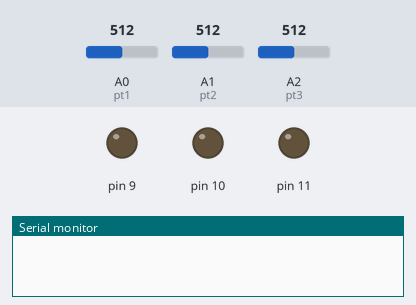
Bench run of a sketch on a simulated Arduino Uno, built with avr-gcc and run on an emulated ATmega328P. On the bench: output pins drawn as LEDs (lit = HIGH), the last lines printed to the serial monitor. The test bench sets the inputs (shaded band); at power-on: A0 (pt1) = 512, A1 (pt2) = 512, A2 (pt3) = 512.

Above: at 0.02 s.
At 0.53 s:
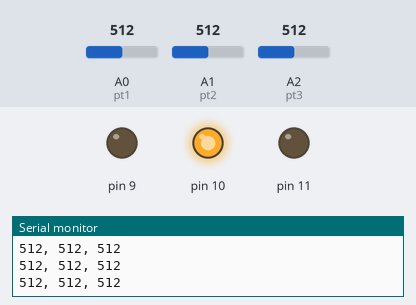
At 1.34 s:
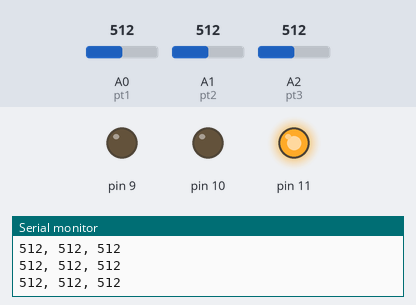
At 2.91 s:
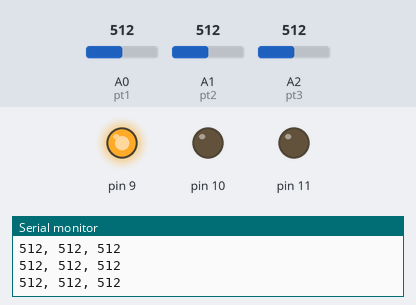
Timing chart, 0 to 3.2 s (numbered marks = the images above):
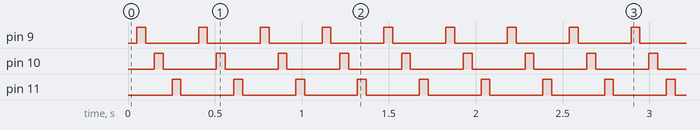

The sketch:

magel_test.ino
```cpp
const int pt1 = A0;
const int pt2 = A1;
const int pt3 = A2;

void setup() {
  // put your setup code here, to run once:
  Serial.begin(9600);

  pinMode(9, OUTPUT);
  pinMode(10, OUTPUT);
  pinMode(11, OUTPUT);
}

int i = 1;

void loop() {
  int pt1value = analogRead(pt1);
  int pt2value = analogRead(pt2);
  int pt3value = analogRead(pt3);

  int dt = 50;

  delay(dt);
  digitalWrite(9, 1000);
  pt1value = analogRead(pt1);
  pt2value = analogRead(pt2);
  pt3value = analogRead(pt3);
  Serial.print(pt1value);
  Serial.print(", ");
  Serial.print(pt2value);
  Serial.print(", ");
  Serial.println(pt3value);
  delay(dt);
  digitalWrite(9, 0);
  pt1value = analogRead(pt1);
  pt2value = analogRead(pt2);
  pt3value = analogRead(pt3);
  Serial.print(pt1value);
  Serial.print(", ");
  Serial.print(pt2value);
  Serial.print(", ");
  Serial.println(pt3value);
  delay(dt);
  digitalWrite(10, 1000);
  pt1value = analogRead(pt1);
  pt2value = analogRead(pt2);
  pt3value = analogRead(pt3);
  Serial.print(pt1value);
  Serial.print(", ");
  Serial.print(pt2value);
  Serial.print(", ");
  Serial.println(pt3value);
  delay(dt);
  digitalWrite(10, 0);
  pt1value = analogRead(pt1);
  pt2value = analogRead(pt2);
  pt3value = analogRead(pt3);
  Serial.print(pt1value);
  Serial.print(", ");
  Serial.print(pt2value);
  Serial.print(", ");
  Serial.println(pt3value);
  delay(dt);
  digitalWrite(11, HIGH);
  pt1value = analogRead(pt1);
  pt2value = analogRead(pt2);
  pt3value = analogRead(pt3);
  Serial.print(pt1value);
  Serial.print(", ");
  Serial.print(pt2value);
  Serial.print(", ");
  Serial.println(pt3value);
  delay(dt);
  digitalWrite(11, 0);
  pt1value = analogRead(pt1);
  pt2value = analogRead(pt2);
  pt3value = analogRead(pt3);
  Serial.print(pt1value);
  Serial.print(", ");
  Serial.print(pt2value);
  Serial.print(", ");
  Serial.println(pt3value);
  delay(dt);

}
```

Measured:
- by itself, pin 9–11: alternates HIGH for 0.05 s and LOW for 0.30 s
